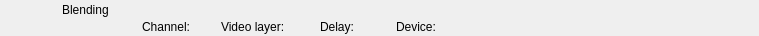
<?xml version="1.0" encoding="UTF-8"?>
<ui version="4.0">
 <class>RundownBlendWidget</class>
 <widget class="QWidget" name="RundownBlendWidget">
  <property name="geometry">
   <rect>
    <x>0</x>
    <y>0</y>
    <width>759</width>
    <height>36</height>
   </rect>
  </property>
  <layout class="QHBoxLayout" name="horizontalLayout">
   <property name="margin">
    <number>0</number>
   </property>
   <item>
    <widget class="QFrame" name="frameItem">
     <property name="sizePolicy">
      <sizepolicy hsizetype="Preferred" vsizetype="Fixed">
       <horstretch>0</horstretch>
       <verstretch>0</verstretch>
      </sizepolicy>
     </property>
     <property name="minimumSize">
      <size>
       <width>0</width>
       <height>36</height>
      </size>
     </property>
     <widget class="QLabel" name="labelThumbnail">
      <property name="geometry">
       <rect>
        <x>22</x>
        <y>2</y>
        <width>32</width>
        <height>32</height>
       </rect>
      </property>
      <property name="text">
       <string/>
      </property>
      <property name="pixmap">
       <pixmap resource="../Resource.qrc">:/Graphics/Images/Mixer.png</pixmap>
      </property>
     </widget>
     <widget class="QLabel" name="labelChannel">
      <property name="geometry">
       <rect>
        <x>142</x>
        <y>19</y>
        <width>70</width>
        <height>16</height>
       </rect>
      </property>
      <property name="text">
       <string>Channel:</string>
      </property>
     </widget>
     <widget class="QLabel" name="labelName">
      <property name="geometry">
       <rect>
        <x>62</x>
        <y>2</y>
        <width>561</width>
        <height>16</height>
       </rect>
      </property>
      <property name="text">
       <string>Blending</string>
      </property>
     </widget>
     <widget class="QLabel" name="labelVideolayer">
      <property name="geometry">
       <rect>
        <x>221</x>
        <y>19</y>
        <width>90</width>
        <height>16</height>
       </rect>
      </property>
      <property name="text">
       <string>Video layer:</string>
      </property>
     </widget>
     <widget class="QLabel" name="labelColor">
      <property name="geometry">
       <rect>
        <x>0</x>
        <y>0</y>
        <width>18</width>
        <height>36</height>
       </rect>
      </property>
      <property name="text">
       <string/>
      </property>
     </widget>
     <widget class="QLabel" name="labelGroupColor">
      <property name="geometry">
       <rect>
        <x>0</x>
        <y>0</y>
        <width>6</width>
        <height>36</height>
       </rect>
      </property>
      <property name="text">
       <string/>
      </property>
     </widget>
     <widget class="QLabel" name="labelDevice">
      <property name="geometry">
       <rect>
        <x>396</x>
        <y>19</y>
        <width>271</width>
        <height>16</height>
       </rect>
      </property>
      <property name="text">
       <string>Device:</string>
      </property>
     </widget>
     <widget class="QLabel" name="labelDelay">
      <property name="geometry">
       <rect>
        <x>320</x>
        <y>19</y>
        <width>67</width>
        <height>16</height>
       </rect>
      </property>
      <property name="text">
       <string>Delay:</string>
      </property>
     </widget>
    </widget>
   </item>
   <item>
    <widget class="QLabel" name="labelGpiTriggerable">
     <property name="minimumSize">
      <size>
       <width>32</width>
       <height>32</height>
      </size>
     </property>
     <property name="maximumSize">
      <size>
       <width>32</width>
       <height>32</height>
      </size>
     </property>
     <property name="text">
      <string/>
     </property>
     <property name="pixmap">
      <pixmap resource="../Resource.qrc">:/Graphics/Images/GpiConnected.png</pixmap>
     </property>
    </widget>
   </item>
   <item>
    <widget class="QLabel" name="labelDisconnected">
     <property name="minimumSize">
      <size>
       <width>32</width>
       <height>32</height>
      </size>
     </property>
     <property name="maximumSize">
      <size>
       <width>32</width>
       <height>32</height>
      </size>
     </property>
     <property name="text">
      <string/>
     </property>
     <property name="pixmap">
      <pixmap resource="../Resource.qrc">:/Graphics/Images/Disconnected.png</pixmap>
     </property>
    </widget>
   </item>
   <item>
    <widget class="QLabel" name="labelActiveColor">
     <property name="minimumSize">
      <size>
       <width>2</width>
       <height>36</height>
      </size>
     </property>
     <property name="maximumSize">
      <size>
       <width>2</width>
       <height>36</height>
      </size>
     </property>
     <property name="text">
      <string/>
     </property>
    </widget>
   </item>
  </layout>
 </widget>
 <resources>
  <include location="../Resource.qrc"/>
 </resources>
 <connections/>
 <slots>
  <slot>addToCombo()</slot>
 </slots>
</ui>
